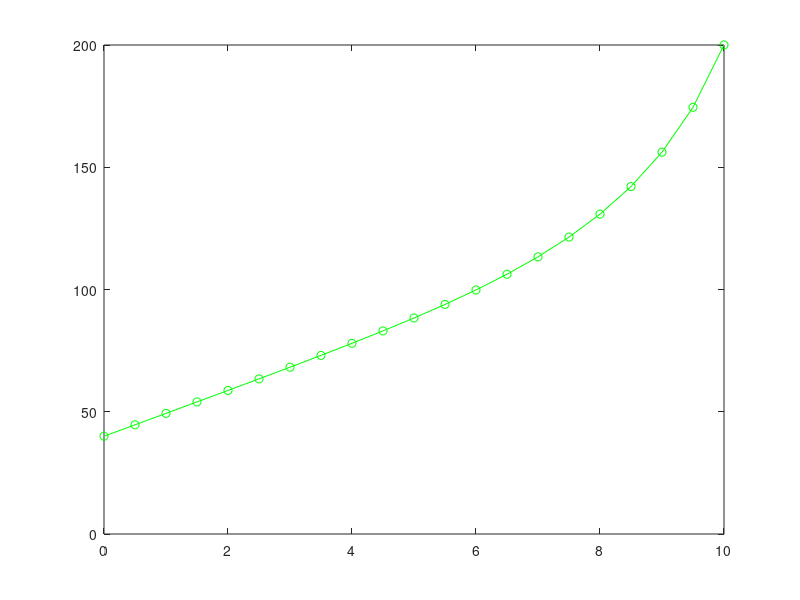

Write MATLAB code to recreate this figure. (Note: this script raises an error after producing the figure.)
function [] = non_linear_bvp_heat_example
x=[0:0.5:10]';
T0=40; TL = 200;
[T] = heat_fda(x,T0,TL);
plot(x,T,'-go');
hold on;
x=[0:0.5:10];
solinit=bvpinit(x,[100 100]);
sol=bvp4c(@heat_ode,@heat_bc,solinit);
y=deval(sol,x);
T=y(1,:);
plot(x,T,'-rs');
legend('fda','bvp4c');
hold off;
return

function [dydx] = heat_ode(x,y)
alpha=5e-8; Ta=20;
dydx=zeros(2,1);
dydx(1)=y(2);
dydx(2)=alpha*(y(1)-Ta)^4;
return

function [res] = heat_bc(ya,yb);
res = [ya(1)-40; yb(1)-200];
return

function [T] = heat_fda(x,T0,TL)
% finite difference with Newton's method
m=length(x); T=zeros(m,1);
alpha=5e-8; Ta=20; dx=x(2)-x(1);
n=m-2;
Ttemp=zeros(n,1);
eps=1e-6; tol=inf; maxitr=100; k=0;
while (tol > eps & k <= maxitr)
    k=k+1;
    [J,b] = feval('heat_jacobian',Ttemp,alpha,dx,Ta,T0,TL);
    DT=J\b;
    Ttemp=Ttemp+DT;
    tol=norm(DT);
end
T(2:m-1)=Ttemp;
T(1)=T0;
T(m)=TL;
return

function [J,b] = heat_jacobian(T,alpha,dx,Ta,T0,TL)
% calculate jacobian and rhs for fda newton
n=length(T);
e=ones(n,1);
ld=e;
d=-2*e-4*alpha*dx^2*(T-Ta).^3;
ud=e;
J=spdiags([ld d ud],-1:1,n,n);
b=zeros(n,1);
for i=2:n-1
    b(i)=-T(i-1)+2*T(i)+alpha*dx^2*(T(i)-Ta)^4-T(i+1);
end
b(1)=-T0+2*T(1)+alpha*dx^2*(T(1)-Ta)^4-T(2);
b(n)=-T(n-1)+2*T(n)+alpha*dx^2*(T(n)-Ta)^4-TL;
return
